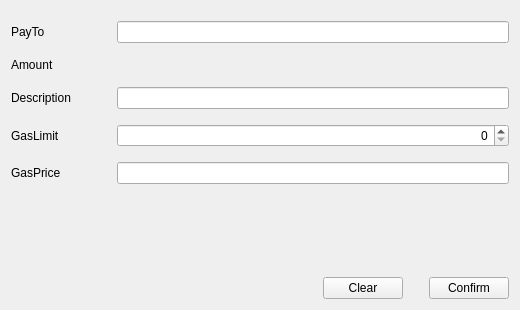
<?xml version="1.0" encoding="UTF-8"?>
<ui version="4.0">
 <class>SendTokenPage</class>
 <widget class="QWidget" name="SendTokenPage">
  <property name="enabled">
   <bool>true</bool>
  </property>
  <property name="geometry">
   <rect>
    <x>0</x>
    <y>0</y>
    <width>520</width>
    <height>310</height>
   </rect>
  </property>
  <property name="windowTitle">
   <string>Form</string>
  </property>
  <layout class="QVBoxLayout" name="verticalLayout">
   <item>
    <spacer name="verticalSpacer_2">
     <property name="orientation">
      <enum>Qt::Vertical</enum>
     </property>
     <property name="sizeType">
      <enum>QSizePolicy::Fixed</enum>
     </property>
     <property name="sizeHint" stdset="0">
      <size>
       <width>20</width>
       <height>10</height>
      </size>
     </property>
    </spacer>
   </item>
   <item>
    <layout class="QGridLayout" name="gridLayout">
     <property name="verticalSpacing">
      <number>15</number>
     </property>
     <item row="0" column="0">
      <widget class="QLabel" name="labelPayTo">
       <property name="minimumSize">
        <size>
         <width>100</width>
         <height>0</height>
        </size>
       </property>
       <property name="text">
        <string>PayTo</string>
       </property>
      </widget>
     </item>
     <item row="1" column="0">
      <widget class="QLabel" name="labelAmount">
       <property name="minimumSize">
        <size>
         <width>100</width>
         <height>0</height>
        </size>
       </property>
       <property name="text">
        <string>Amount</string>
       </property>
      </widget>
     </item>
     <item row="3" column="0">
      <widget class="QLabel" name="labelGasLimit">
       <property name="minimumSize">
        <size>
         <width>100</width>
         <height>0</height>
        </size>
       </property>
       <property name="text">
        <string>GasLimit</string>
       </property>
      </widget>
     </item>
     <item row="4" column="0">
      <widget class="QLabel" name="labelGasPrice">
       <property name="minimumSize">
        <size>
         <width>100</width>
         <height>0</height>
        </size>
       </property>
       <property name="text">
        <string>GasPrice</string>
       </property>
      </widget>
     </item>
     <item row="2" column="0">
      <widget class="QLabel" name="labelDescription">
       <property name="minimumSize">
        <size>
         <width>100</width>
         <height>0</height>
        </size>
       </property>
       <property name="text">
        <string>Description</string>
       </property>
      </widget>
     </item>
     <item row="0" column="1">
      <widget class="QValidatedLineEdit" name="lineEditPayTo"/>
     </item>
     <item row="2" column="1">
      <widget class="QLineEdit" name="lineEditDescription"/>
     </item>
     <item row="4" column="1">
      <widget class="BitcoinAmountField" name="lineEditGasPrice"/>
     </item>
     <item row="3" column="1">
      <widget class="QSpinBox" name="lineEditGasLimit">
       <property name="alignment">
        <set>Qt::AlignRight|Qt::AlignTrailing|Qt::AlignVCenter</set>
       </property>
      </widget>
     </item>
     <item row="1" column="1">
      <widget class="TokenAmountField" name="lineEditAmount" native="true"/>
     </item>
    </layout>
   </item>
   <item>
    <spacer name="verticalSpacer">
     <property name="orientation">
      <enum>Qt::Vertical</enum>
     </property>
     <property name="sizeHint" stdset="0">
      <size>
       <width>20</width>
       <height>40</height>
      </size>
     </property>
    </spacer>
   </item>
   <item>
    <layout class="QHBoxLayout" name="horizontalLayout">
     <item>
      <spacer name="horizontalSpacer">
       <property name="orientation">
        <enum>Qt::Horizontal</enum>
       </property>
       <property name="sizeType">
        <enum>QSizePolicy::Expanding</enum>
       </property>
       <property name="sizeHint" stdset="0">
        <size>
         <width>40</width>
         <height>20</height>
        </size>
       </property>
      </spacer>
     </item>
     <item>
      <widget class="QPushButton" name="clearButton">
       <property name="text">
        <string>Clear</string>
       </property>
      </widget>
     </item>
     <item>
      <spacer name="horizontalSpacer_2">
       <property name="orientation">
        <enum>Qt::Horizontal</enum>
       </property>
       <property name="sizeType">
        <enum>QSizePolicy::Fixed</enum>
       </property>
       <property name="sizeHint" stdset="0">
        <size>
         <width>20</width>
         <height>20</height>
        </size>
       </property>
      </spacer>
     </item>
     <item>
      <widget class="QPushButton" name="confirmButton">
       <property name="text">
        <string>Confirm</string>
       </property>
      </widget>
     </item>
    </layout>
   </item>
  </layout>
 </widget>
 <customwidgets>
  <customwidget>
   <class>BitcoinAmountField</class>
   <extends>QLineEdit</extends>
   <header>qt/bitcoinamountfield.h</header>
   <container>1</container>
  </customwidget>
  <customwidget>
   <class>QValidatedLineEdit</class>
   <extends>QLineEdit</extends>
   <header>qt/qvalidatedlineedit.h</header>
  </customwidget>
  <customwidget>
   <class>TokenAmountField</class>
   <extends>QWidget</extends>
   <header>qt/tokenamountfield.h</header>
   <container>1</container>
  </customwidget>
 </customwidgets>
 <resources/>
 <connections/>
</ui>
